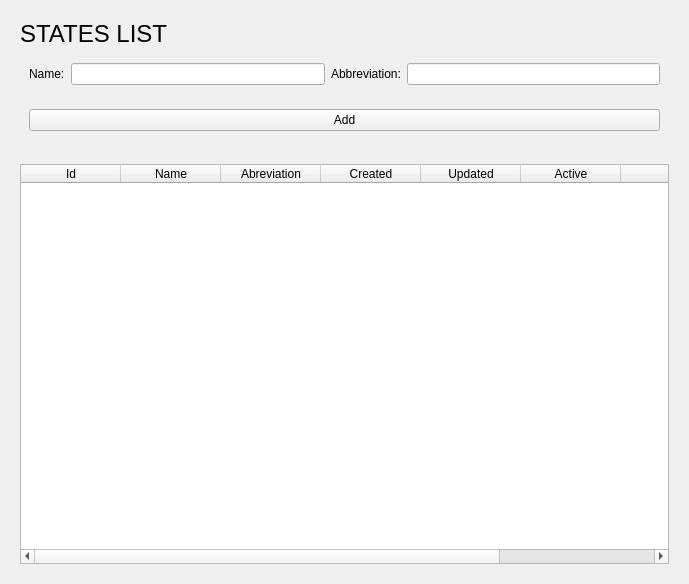
<?xml version="1.0" encoding="UTF-8"?>
<ui version="4.0">
 <class>states</class>
 <widget class="QWidget" name="states">
  <property name="geometry">
   <rect>
    <x>0</x>
    <y>0</y>
    <width>689</width>
    <height>568</height>
   </rect>
  </property>
  <property name="windowTitle">
   <string>Form</string>
  </property>
  <layout class="QVBoxLayout" name="verticalLayout">
   <item>
    <widget class="QWidget" name="panel_add" native="true">
     <layout class="QVBoxLayout" name="verticalLayout_6">
      <item>
       <widget class="QLabel" name="title_state">
        <property name="font">
         <font>
          <pointsize>18</pointsize>
         </font>
        </property>
        <property name="text">
         <string>STATES LIST</string>
        </property>
       </widget>
      </item>
      <item>
       <widget class="QWidget" name="inputs" native="true">
        <property name="maximumSize">
         <size>
          <width>16777215</width>
          <height>120</height>
         </size>
        </property>
        <layout class="QHBoxLayout" name="horizontalLayout">
         <item>
          <widget class="QLabel" name="label_abriviation">
           <property name="text">
            <string>Name:</string>
           </property>
          </widget>
         </item>
         <item>
          <widget class="QLineEdit" name="name_state"/>
         </item>
         <item>
          <widget class="QLabel" name="label_abbriviation">
           <property name="text">
            <string>Abbreviation:</string>
           </property>
          </widget>
         </item>
         <item>
          <widget class="QLineEdit" name="abbreviation"/>
         </item>
        </layout>
       </widget>
      </item>
      <item>
       <widget class="QWidget" name="buttons" native="true">
        <layout class="QHBoxLayout" name="horizontalLayout_2">
         <item>
          <widget class="QPushButton" name="on_add_state">
           <property name="text">
            <string>Add</string>
           </property>
          </widget>
         </item>
        </layout>
       </widget>
      </item>
     </layout>
    </widget>
   </item>
   <item>
    <widget class="QWidget" name="panel_list" native="true">
     <layout class="QVBoxLayout" name="verticalLayout_4">
      <item>
       <widget class="QTableWidget" name="list_states">
        <property name="minimumSize">
         <size>
          <width>0</width>
          <height>400</height>
         </size>
        </property>
        <attribute name="horizontalHeaderShowSortIndicator" stdset="0">
         <bool>false</bool>
        </attribute>
        <column>
         <property name="text">
          <string>Id</string>
         </property>
         <property name="textAlignment">
          <set>AlignCenter</set>
         </property>
        </column>
        <column>
         <property name="text">
          <string>Name</string>
         </property>
         <property name="textAlignment">
          <set>AlignCenter</set>
         </property>
        </column>
        <column>
         <property name="text">
          <string>Abreviation</string>
         </property>
         <property name="textAlignment">
          <set>AlignCenter</set>
         </property>
        </column>
        <column>
         <property name="text">
          <string>Created</string>
         </property>
         <property name="textAlignment">
          <set>AlignCenter</set>
         </property>
        </column>
        <column>
         <property name="text">
          <string>Updated</string>
         </property>
         <property name="textAlignment">
          <set>AlignCenter</set>
         </property>
        </column>
        <column>
         <property name="text">
          <string>Active</string>
         </property>
         <property name="textAlignment">
          <set>AlignCenter</set>
         </property>
        </column>
        <column>
         <property name="text">
          <string/>
         </property>
        </column>
        <column>
         <property name="text">
          <string/>
         </property>
        </column>
       </widget>
      </item>
      <item>
       <spacer name="verticalSpacer">
        <property name="orientation">
         <enum>Qt::Vertical</enum>
        </property>
        <property name="sizeHint" stdset="0">
         <size>
          <width>20</width>
          <height>40</height>
         </size>
        </property>
       </spacer>
      </item>
     </layout>
    </widget>
   </item>
  </layout>
 </widget>
 <resources/>
 <connections/>
</ui>
